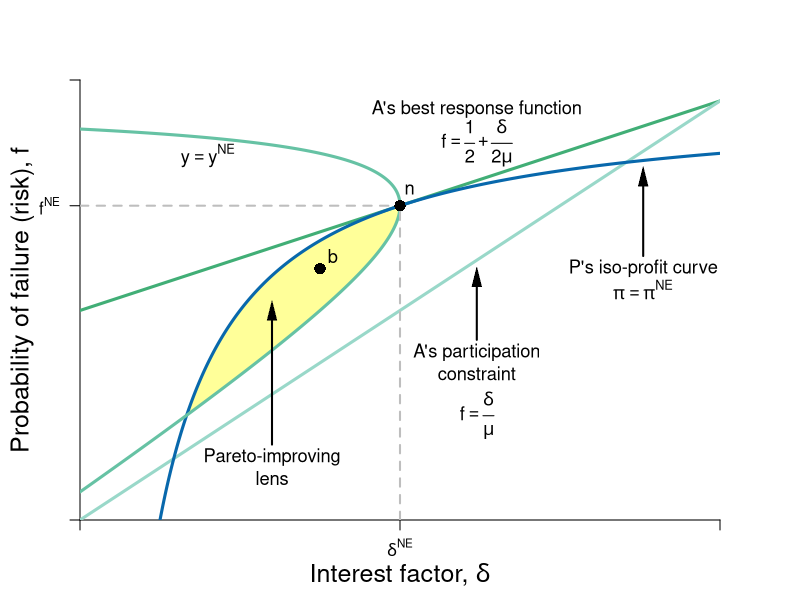

The R source for this figure:
#Graph Designer: Simon Halliday
#Authors: Bowles, Foley and Halliday
#Title: Coordination, Conflict and Competition: A Text in Microeconomics

library(shape)
pdf(file = "credit/non_contractual_risk.pdf", width = 8, height = 6)

#Set parameters for graphics
axislabelsize <- 1.5
labelsize <- 1.1
graphlinewidth <- 3
segmentlinewidth <- 2

COL <- c("#7fc97f", "#beaed4", "#fdc086", "#ffff99", "#386cb0", "#f0027f", "#bf5b17", "#666666")
COLA <- c("#e0f3db", "#99d8c9","#66c2a4","#41ae76", "#238b45", "#005824")
COLB <- c("#c6dbef", "#4eb3d3", "#2b8cbe", "#0868ac","#084081")

#Edited the margins to cater for the larger LHS labels
par(mar =  c(4, 4, 4, 4))

brfFn <- function(delta, mu = 1) {
  .5 + (delta / (2 * mu)) 
}

PCFn <- function(delta, mu = 1) {
  delta/mu
}

isoreturnFn <- function(delta, pi=0.125) {
  1 - (pi)/delta
}


yFn <- function(d1, f1, mu = 1){
  mu*f1*(1 - f1) - d1*(1 - f1)
}

profitFn <- function(d1, mu = 1){
  d1/2 - (1/(2*mu))*(d1)^2
}

ylow <- function(delta, mu = 1, ybar = 0.0625){
  (-sqrt(delta^2 - 2*delta*mu + mu^2 - 4*mu*ybar) + delta + mu)/(2*mu)
}

yhigh <- function(delta, mu = 1, ybar = 0.0625){
  (sqrt(delta^2 - 2*delta*mu + mu^2 - 4*mu*ybar) + delta + mu)/(2*mu)
}

xlims <- c(0, 1)
ylims <- c(0, 1.05)

npts <- 501 
d1 <- seq(xlims[1], xlims[2], length.out = npts)
f1 <- seq(ylims[1], ylims[2], length.out = npts) 
a <- c(0.0625)

plot(0, 0, xlim = xlims, ylim = ylims, type = "n",
     xlab = expression(paste("")),
     ylab = expression(paste("")), 
     xaxt = "n", 
     yaxt = "n", 
     cex.lab = axislabelsize, 
     bty = "n", 
     xaxs="i", 
     yaxs="i"
)


# ticksy <- seq(from = 0, to = ylims[2], by = 0.1)
# ylabels <- seq(from = 0, to = ylims[2], by = 0.1)
# ticksx <- seq(from = 0, to = xlims[2], by = 0.1)
# xlabels <- seq(from = 0, to = xlims[2], by = 0.1)
ticksy <- c(ylims[1], brfFn(delta = 0.5), ylims[2])
ylabels <- c(NA, expression(paste(f^{NE})), NA)
ticksx <- c(xlims[1], 0.5, xlims[2])
xlabels <- c(NA, expression(paste(delta^{NE})), NA)

axis(1, at = ticksx, pos = 0, labels = xlabels)
axis(2, at = ticksy, pos = 0, labels = ylabels, las = 1)

npts <- 503 
xx1 <- seq(xlims[1], xlims[2], length.out = npts)
xx2 <- seq(0, 1, length.out = npts)

xpoly1 <- seq(from = 0.168, to = 0.5, length.out = 500)
ypoly1 <- ylow(xpoly1)
ypoly2 <- isoreturnFn(xpoly1)
polygon(x = c(xpoly1, rev(xpoly1)), y = c(ypoly1, rev(ypoly2)), col=COL[4], density=NULL, border = NA)


#Draw the graphs
lines(xx1, brfFn(xx1), col = COLA[4], lwd = graphlinewidth)
lines(xx1, PCFn(xx1), col = COLA[2], lwd = graphlinewidth)
lines(xx1, isoreturnFn(xx1), col = COLB[4], lwd = graphlinewidth)
#lines(xx2, ylow(xx2, ybar = 0.05), col = COLA[4], lwd = graphlinewidth)
#lines(xx2, yhigh(xx2, ybar = 0.05), col = COLA[4], lwd = graphlinewidth)
#lines(xx1, indiffA(xx1, alpha = 0.5, uA = 4), col = COLB[5], lwd = graphlinewidth)
#lines(xx1, ff(xx1, c = 9, s = 1.34), col = COL[3], lwd = graphlinewidth)
# lines(xx3, trsline(xx3, constant = 16), col = "gray", lty = 2, lwd = graphlinewidth)
# lines(xx4, trsline(xx4, constant = 8, slope = 1), col = "gray", lty = 2, lwd = graphlinewidth)
# lines(xx5, trsline(xx5, constant = 4, slope = 0.25), col = "gray", lty = 2, lwd = graphlinewidth)
#lines(xx4, mcline(xx4, constant = totalcost(x = 3, c0 = 2, c1 = 0.05, c2 = 0.05) - 3*marginalcost(x = 3, c1 = 0.05, c2 = 0.05), slope = marginalcost(x = 3, c1 = 0.05, c2 = 0.05)), col = "gray", lty = 2, lwd = graphlinewidth)



#Label the feasible frontier
# text(3.2, 1, expression("Feasible Frontier"), cex = labelsize)
# text(3.2, 0.5, expression("(production possibilities frontier)"), cex = labelsize)
# Arrows(4.35, 0.95, 8.1, 0.95, col = "black", lty = 1, lwd = 2, arr.type = "triangle", arr.lwd = 0.5)

#Axis labels
mtext(expression(paste("Interest factor, ", delta)), side = 1, line = 2.5, cex = axislabelsize)
text(-0.09, 0.5*(ylims[2]), expression(paste("Probability of failure (risk), ", f)), xpd = TRUE, cex = axislabelsize, srt = 90) 


contour(d1, f1,
        outer(d1, f1, yFn),
        drawlabels = FALSE,
        col = COLA[3],
        lwd = graphlinewidth,
        levels = a,
        xaxs="i",
        yaxs="i",
        add = TRUE)


#Label the indifference curves
# text(9, 1, expression(paste("Lily's, ", u[1]^L)), cex = labelsize)
# text(9, 2.3, expression(paste("Peyton's, ", u[1]^P)), cex = labelsize)

# text(8, 4, expression(paste(trs(l,k) == frac(2,8), phantom() == 0.25)), cex = labelsize)
# Arrows(8, 3.6, 8, 2.4, col = "black", lty = 1, lwd = 2, arr.type = "triangle", arr.lwd = 0.5)
# 
# text(4, 6, expression(paste(trs(l,k) == frac(4,4), phantom()==1)), cex = labelsize)
# Arrows(4, 5.6, 4, 4.4, col = "black", lty = 1, lwd = 2, arr.type = "triangle", arr.lwd = 0.5)
# 
# text(4, 8, expression(paste(trs(l,k) == frac(8,2), phantom() == 4)), cex = labelsize)
# Arrows(3.05, 8, 2.3, 8, col = "black", lty = 1, lwd = 2, arr.type = "triangle", arr.lwd = 0.5)


#Label feasible and infeasible
#text(8, 9, expression(paste(trs(l,k) == frac(x[l], x[k]), phantom() == frac(mp[l], mp[k]), phantom() == -frac(dk,dl))), cex = labelsize)
#text(3, 2.5, expression(paste("with plan ", (list(x, l, k)) )), cex = labelsize)

# text(8, 8.5, expression(paste("Production set:")), cex = labelsize)
# text(8, 8, expression(paste(x = bar(x), " feasible")), cex = labelsize)
# text(8, 7.5, expression(paste("with plan ", (list(x, l, k)) )), cex = labelsize)

#text(9.5, 3.15, expression(u[2]^A), cex = labelsize)
#text(9.5, 5.85, expression(u[3]^A), cex = labelsize)


# segments(0, 8, 2.9705, 8, lty = 2, col = "gray" , lwd = segmentlinewidth)
# segments(2.9705, 0, 2.9705, 8, lty = 2, col = "gray" , lwd = segmentlinewidth)
# segments(2, 0, 2, 8, lty = 2, col = "gray" , lwd = segmentlinewidth)
# segments(4, 0, 4, 4, lty = 2, col = "gray" , lwd = segmentlinewidth)
# segments(0, 4, 4, 4, lty = 2, col = "gray" , lwd = segmentlinewidth)
# 
# 
segments(0.5, 0, 0.5, brfFn(delta = 0.5), lty = 2, col = "gray" , lwd = segmentlinewidth)
segments(0, brfFn(delta = 0.5), 0.5, brfFn(delta = 0.5), lty = 2, col = "gray" , lwd = segmentlinewidth)

# 
# segments(8, 0, 8,indiffA(x = 8)  , lty = 2, col = "gray" , lwd = segmentlinewidth)
# segments(0, indiffA(x = 8) , 8,indiffA(x = 8)  , lty = 2, col = "gray" , lwd = segmentlinewidth)

#Annotate points (4,4),(2,8),(8,2) on feasibility frontier
text(0.5+0.015, isoreturnFn(0.5) + 0.04, expression(paste(n)), cex = labelsize)
points(0.5, isoreturnFn(0.5), pch = 16, col = "black", cex = 1.5)

text(0.375+0.02, 0.6+0.03, expression(paste(b)), cex = labelsize)
points(0.375, 0.6, pch = 16, col = "black", cex = 1.5)

#text(0.2, 1.01, expression(paste("Iso-expected income curves")), cex = labelsize)
#text(0.2, 0.95, expression(paste(y[1] == y^L)), cex = labelsize)
text(0.2, 0.87, expression(paste(y == y^{NE})), cex = labelsize)
#text(0.2, 0.77, expression(paste(y[3] == y^H)), cex = labelsize)

text(0.62, 0.98, expression(paste("A's best response function")), cex = labelsize)
text(0.62, 0.9, expression(paste(f == frac(1,2) + frac(delta, 2*mu))), cex = labelsize)

text(0.62, 0.4, expression(paste("A's participation")), cex = labelsize)
text(0.62, 0.35, expression(paste("constraint")), cex = labelsize)
text(0.62, 0.25, expression(paste(f == frac(delta, mu))), cex = labelsize)
Arrows(0.62, 0.43, 0.62, 0.58, col = "black", lty = 1, lwd = 2, arr.type = "triangle", arr.lwd = 0.5)


text(0.88, 0.6, expression(paste("P's iso-profit curve")), cex = labelsize)
text(0.88, 0.55, expression(paste(pi == pi^{NE})), cex = labelsize)
Arrows(0.88, 0.63, 0.88, 0.82, col = "black", lty = 1, lwd = 2, arr.type = "triangle", arr.lwd = 0.5)

text(0.3, 0.15, expression(paste("Pareto-improving")), cex = labelsize)
text(0.3, 0.1, expression(paste("lens")), cex = labelsize)
Arrows(0.3, 0.18, 0.3, 0.5, col = "black", lty = 1, lwd = 2, arr.type = "triangle", arr.lwd = 0.5)


dev.off()
